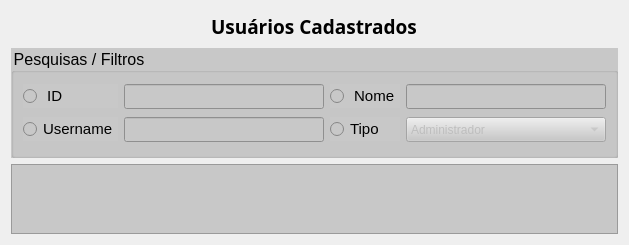
                <widget class="QWidget" name="usuarios_pesquisar_page">
                 <layout class="QVBoxLayout" name="verticalLayout_32">
                  <item alignment="Qt::AlignHCenter">
                   <widget class="QLabel" name="label_33">
                    <property name="minimumSize">
                     <size>
                      <width>111</width>
                      <height>31</height>
                     </size>
                    </property>
                    <property name="maximumSize">
                     <size>
                      <width>295</width>
                      <height>31</height>
                     </size>
                    </property>
                    <property name="font">
                     <font>
                      <family>Arial Black</family>
                      <pointsize>14</pointsize>
                      <weight>75</weight>
                      <bold>true</bold>
                     </font>
                    </property>
                    <property name="text">
                     <string>Usuários Cadastrados</string>
                    </property>
                   </widget>
                  </item>
                  <item>
                   <widget class="QGroupBox" name="groupBox_27">
                    <property name="minimumSize">
                     <size>
                      <width>0</width>
                      <height>110</height>
                     </size>
                    </property>
                    <property name="maximumSize">
                     <size>
                      <width>16777215</width>
                      <height>140</height>
                     </size>
                    </property>
                    <property name="font">
                     <font>
                      <pointsize>12</pointsize>
                     </font>
                    </property>
                    <property name="styleSheet">
                     <string notr="true">background-color: rgb(200, 200, 200);</string>
                    </property>
                    <property name="title">
                     <string>Pesquisas / Filtros</string>
                    </property>
                    <layout class="QGridLayout" name="gridLayout_57">
                     <item row="1" column="1">
                      <widget class="QLineEdit" name="usuarios_p_username_txt">
                       <property name="enabled">
                        <bool>true</bool>
                       </property>
                       <property name="minimumSize">
                        <size>
                         <width>200</width>
                         <height>25</height>
                        </size>
                       </property>
                       <property name="readOnly">
                        <bool>true</bool>
                       </property>
                      </widget>
                     </item>
                     <item row="0" column="1">
                      <widget class="QLineEdit" name="usuarios_p_id_txt">
                       <property name="enabled">
                        <bool>true</bool>
                       </property>
                       <property name="minimumSize">
                        <size>
                         <width>200</width>
                         <height>25</height>
                        </size>
                       </property>
                       <property name="inputMask">
                        <string/>
                       </property>
                       <property name="readOnly">
                        <bool>true</bool>
                       </property>
                      </widget>
                     </item>
                     <item row="0" column="3">
                      <widget class="QLineEdit" name="usuarios_p_nome_txt">
                       <property name="enabled">
                        <bool>true</bool>
                       </property>
                       <property name="minimumSize">
                        <size>
                         <width>200</width>
                         <height>25</height>
                        </size>
                       </property>
                       <property name="readOnly">
                        <bool>true</bool>
                       </property>
                      </widget>
                     </item>
                     <item row="1" column="0">
                      <widget class="QRadioButton" name="rb_username_usuarios">
                       <property name="font">
                        <font>
                         <pointsize>11</pointsize>
                        </font>
                       </property>
                       <property name="text">
                        <string>Username</string>
                       </property>
                      </widget>
                     </item>
                     <item row="0" column="2">
                      <widget class="QRadioButton" name="rb_nome_usuarios">
                       <property name="font">
                        <font>
                         <pointsize>11</pointsize>
                        </font>
                       </property>
                       <property name="text">
                        <string> Nome</string>
                       </property>
                      </widget>
                     </item>
                     <item row="1" column="2">
                      <widget class="QRadioButton" name="rb_tipo_usuarios">
                       <property name="font">
                        <font>
                         <pointsize>11</pointsize>
                        </font>
                       </property>
                       <property name="text">
                        <string>Tipo</string>
                       </property>
                      </widget>
                     </item>
                     <item row="0" column="0">
                      <widget class="QRadioButton" name="rb_id_usuarios">
                       <property name="font">
                        <font>
                         <pointsize>11</pointsize>
                        </font>
                       </property>
                       <property name="text">
                        <string> ID</string>
                       </property>
                      </widget>
                     </item>
                     <item row="1" column="3">
                      <widget class="QComboBox" name="usuarios_p_tipo_combo">
                       <property name="enabled">
                        <bool>false</bool>
                       </property>
                       <property name="minimumSize">
                        <size>
                         <width>200</width>
                         <height>25</height>
                        </size>
                       </property>
                       <item>
                        <property name="text">
                         <string>Administrador</string>
                        </property>
                       </item>
                       <item>
                        <property name="text">
                         <string>Usuário</string>
                        </property>
                       </item>
                      </widget>
                     </item>
                    </layout>
                   </widget>
                  </item>
                  <item>
                   <widget class="QTableWidget" name="usuarios_tabela">
                    <property name="enabled">
                     <bool>true</bool>
                    </property>
                    <property name="maximumSize">
                     <size>
                      <width>100000</width>
                      <height>16777215</height>
                     </size>
                    </property>
                    <property name="styleSheet">
                     <string notr="true">background-color: rgb(200, 200, 200);</string>
                    </property>
                    <property name="sizeAdjustPolicy">
                     <enum>QAbstractScrollArea::AdjustToContents</enum>
                    </property>
                    <property name="editTriggers">
                     <set>QAbstractItemView::NoEditTriggers</set>
                    </property>
                    <property name="tabKeyNavigation">
                     <bool>false</bool>
                    </property>
                    <property name="showDropIndicator" stdset="0">
                     <bool>false</bool>
                    </property>
                    <property name="dragDropOverwriteMode">
                     <bool>false</bool>
                    </property>
                    <property name="alternatingRowColors">
                     <bool>true</bool>
                    </property>
                    <property name="selectionMode">
                     <enum>QAbstractItemView::SingleSelection</enum>
                    </property>
                    <property name="selectionBehavior">
                     <enum>QAbstractItemView::SelectRows</enum>
                    </property>
                    <property name="sortingEnabled">
                     <bool>false</bool>
                    </property>
                    <property name="wordWrap">
                     <bool>false</bool>
                    </property>
                    <property name="cornerButtonEnabled">
                     <bool>false</bool>
                    </property>
                    <property name="rowCount">
                     <number>0</number>
                    </property>
                    <property name="columnCount">
                     <number>4</number>
                    </property>
                    <attribute name="horizontalHeaderVisible">
                     <bool>false</bool>
                    </attribute>
                    <attribute name="horizontalHeaderHighlightSections">
                     <bool>false</bool>
                    </attribute>
                    <attribute name="horizontalHeaderShowSortIndicator" stdset="0">
                     <bool>false</bool>
                    </attribute>
                    <attribute name="verticalHeaderVisible">
                     <bool>false</bool>
                    </attribute>
                    <attribute name="verticalHeaderHighlightSections">
                     <bool>false</bool>
                    </attribute>
                    <column>
                     <property name="text">
                      <string>New Column</string>
                     </property>
                    </column>
                    <column>
                     <property name="text">
                      <string>id</string>
                     </property>
                    </column>
                    <column>
                     <property name="text">
                      <string>nome</string>
                     </property>
                    </column>
                    <column>
                     <property name="text">
                      <string>tipo</string>
                     </property>
                    </column>
                   </widget>
                  </item>
                 </layout>
                </widget>
